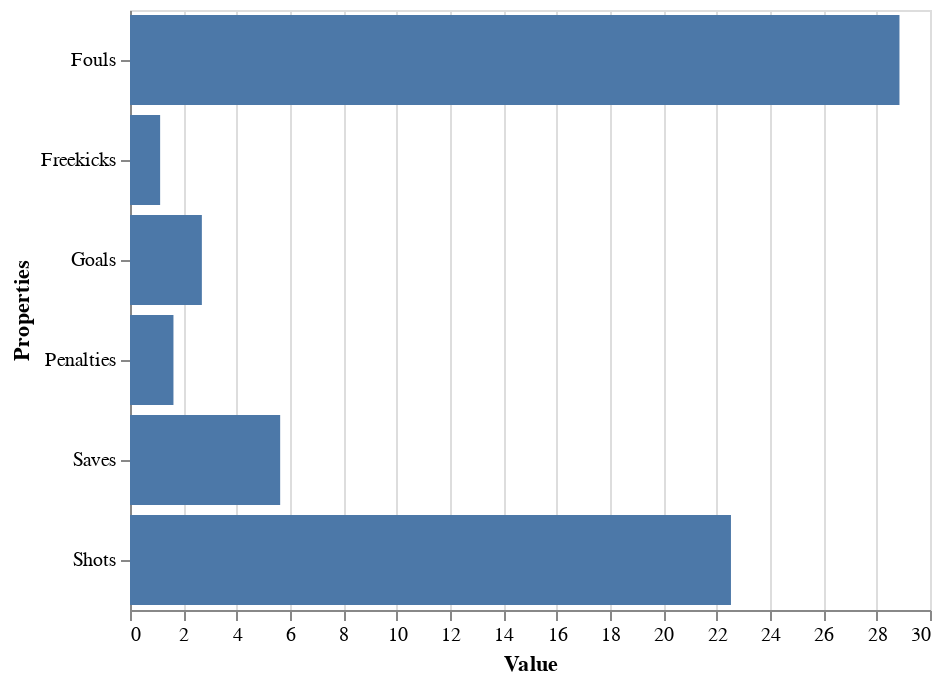

Write notebook code for a chart like this one.
### Code cell
#spain plot
import altair as alt
colorPalette = ['#fc8d59','#fee090','#e0f3f8','#91bfdb','#4575b4']
baseSPA = alt.Chart(SpainDf)

bars = baseSPA.mark_bar().encode(
    y = alt.Y('Properties:N'),
    x = alt.X('Value:Q')
)

### Figure 1 — Vega-Lite specification as saved in the notebook (floating-point values rounded to 4 significant figures)
{"$schema": "https://vega.github.io/schema/vega-lite/v3.4.0.json", "config": {"mark": {"tooltip": null}, "view": {"height": 300, "width": 400}}, "data": {"name": "data-0959157e5f0407f17a9aabcbaf3c4ba7"}, "datasets": {"data-0959157e5f0407f17a9aabcbaf3c4ba7": [{"Properties": "Goals", "Value": 2.695}, {"Properties": "Shots", "Value": 22.54}, {"Properties": "Freekicks", "Value": 1.13}, {"Properties": "Penalties", "Value": 1.629}, {"Properties": "Saves", "Value": 5.631}, {"Properties": "Fouls", "Value": 28.86}]}, "encoding": {"x": {"field": "Value", "type": "quantitative"}, "y": {"field": "Properties", "type": "nominal"}}, "mark": "bar"}
